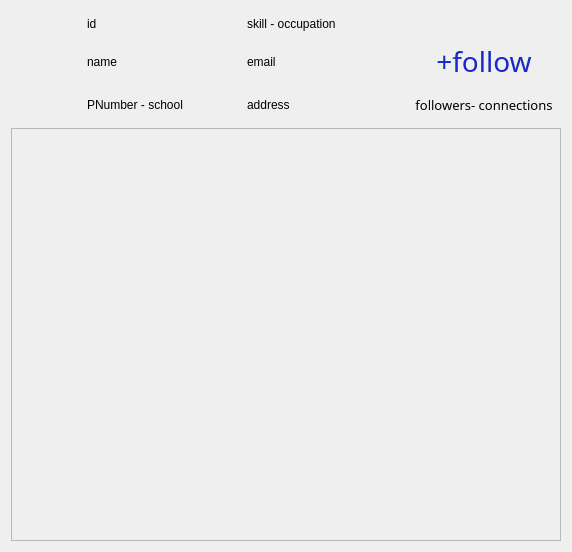
<?xml version="1.0" encoding="UTF-8"?>
<ui version="4.0">
 <class>viewprofile</class>
 <widget class="QWidget" name="viewprofile">
  <property name="geometry">
   <rect>
    <x>0</x>
    <y>0</y>
    <width>541</width>
    <height>552</height>
   </rect>
  </property>
  <property name="windowTitle">
   <string>Form</string>
  </property>
  <layout class="QGridLayout" name="gridLayout">
   <item row="1" column="3">
    <widget class="QLabel" name="email_label">
     <property name="text">
      <string>email</string>
     </property>
    </widget>
   </item>
   <item row="5" column="1" colspan="4">
    <widget class="QScrollArea" name="posts_scrollArea">
     <property name="minimumSize">
      <size>
       <width>550</width>
       <height>0</height>
      </size>
     </property>
     <property name="widgetResizable">
      <bool>true</bool>
     </property>
     <widget class="QWidget" name="scrollAreaWidgetContents">
      <property name="geometry">
       <rect>
        <x>0</x>
        <y>0</y>
        <width>548</width>
        <height>415</height>
       </rect>
      </property>
      <layout class="QGridLayout" name="gridLayout_2"/>
     </widget>
    </widget>
   </item>
   <item row="1" column="2">
    <widget class="QLabel" name="name_label">
     <property name="text">
      <string>name</string>
     </property>
    </widget>
   </item>
   <item row="0" column="3">
    <widget class="QLabel" name="skill_occupation_label">
     <property name="text">
      <string>skill - occupation</string>
     </property>
    </widget>
   </item>
   <item row="1" column="4">
    <widget class="QPushButton" name="follow_pushButton">
     <property name="font">
      <font>
       <family>Pristina</family>
       <pointsize>21</pointsize>
      </font>
     </property>
     <property name="styleSheet">
      <string notr="true">background-color: qlineargradient(spread:pad, x1:0, y1:0, x2:1, y2:1, stop:0 rgba(0, 0, 0, 0), stop:1 rgba(0, 0, 0, 0));
color: rgb(24, 41, 200);
border-radius:20px;</string>
     </property>
     <property name="text">
      <string>+follow</string>
     </property>
    </widget>
   </item>
   <item row="2" column="3">
    <widget class="QLabel" name="address_label">
     <property name="text">
      <string>address</string>
     </property>
    </widget>
   </item>
   <item row="0" column="0">
    <spacer name="horizontalSpacer">
     <property name="orientation">
      <enum>Qt::Horizontal</enum>
     </property>
     <property name="sizeHint" stdset="0">
      <size>
       <width>40</width>
       <height>20</height>
      </size>
     </property>
    </spacer>
   </item>
   <item row="2" column="4">
    <widget class="QLabel" name="followers_connections_label">
     <property name="font">
      <font>
       <family>Poor Richard</family>
       <pointsize>10</pointsize>
      </font>
     </property>
     <property name="text">
      <string>followers- connections</string>
     </property>
     <property name="alignment">
      <set>Qt::AlignCenter</set>
     </property>
    </widget>
   </item>
   <item row="0" column="1" rowspan="2">
    <widget class="QLabel" name="profilePhoto_label">
     <property name="minimumSize">
      <size>
       <width>70</width>
       <height>70</height>
      </size>
     </property>
     <property name="maximumSize">
      <size>
       <width>70</width>
       <height>70</height>
      </size>
     </property>
     <property name="baseSize">
      <size>
       <width>70</width>
       <height>70</height>
      </size>
     </property>
     <property name="text">
      <string/>
     </property>
    </widget>
   </item>
   <item row="0" column="2">
    <widget class="QLabel" name="id_label">
     <property name="text">
      <string>id</string>
     </property>
    </widget>
   </item>
   <item row="2" column="2">
    <widget class="QLabel" name="college_PNumber_label">
     <property name="minimumSize">
      <size>
       <width>0</width>
       <height>35</height>
      </size>
     </property>
     <property name="text">
      <string>PNumber - school</string>
     </property>
    </widget>
   </item>
   <item row="0" column="5">
    <spacer name="horizontalSpacer_2">
     <property name="orientation">
      <enum>Qt::Horizontal</enum>
     </property>
     <property name="sizeHint" stdset="0">
      <size>
       <width>40</width>
       <height>20</height>
      </size>
     </property>
    </spacer>
   </item>
  </layout>
 </widget>
 <resources/>
 <connections/>
</ui>
